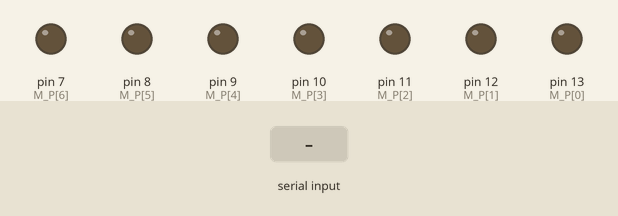
Bench run of a sketch on a simulated Arduino Uno, built with avr-gcc and run on an emulated ATmega328P. On the bench: output pins drawn as LEDs (lit = HIGH). Inputs (shaded band) come from the test bench. What the sketch prints to the serial monitor is not drawn.

Above: at 1.2 s.
1.3 s: "1" received over Serial
At 2.5 s:
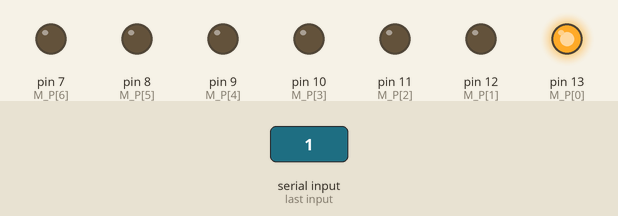
2.8 s: "2" received over Serial
At 3.7 s:
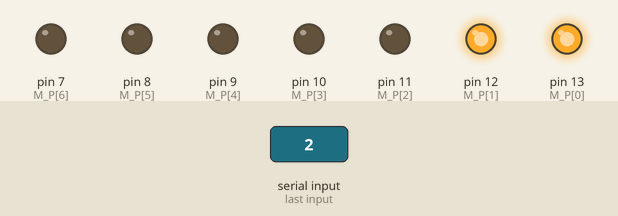
4.3 s: "3" received over Serial
At 4.8 s:
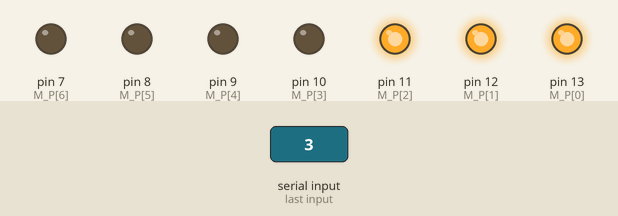
5.8 s: "4" received over Serial
At 7.0 s:
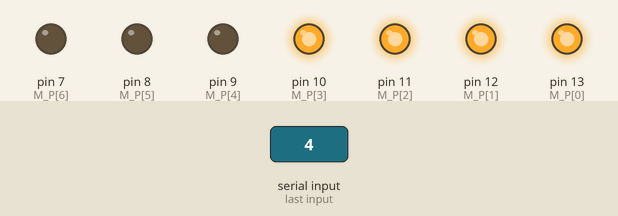
7.3 s: "5" received over Serial
At 8.3 s:
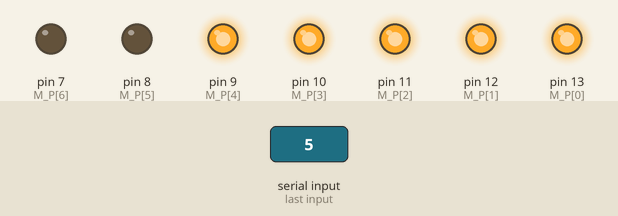
8.8 s: "0" received over Serial
At 9.5 s:
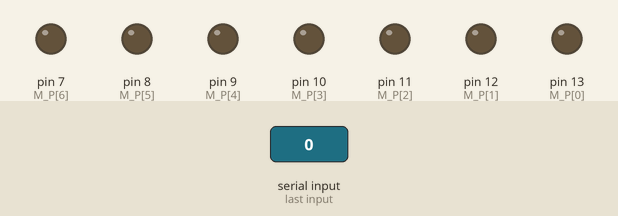
Timing chart, 0 to 11.3 s (numbered marks = the images above; inputs shaded):
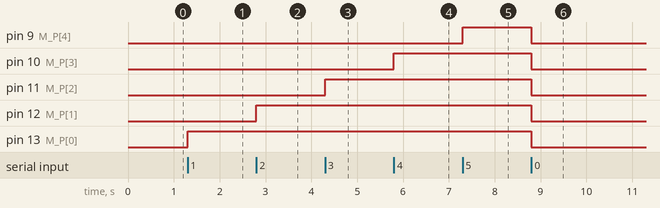

Measured:
- after the input at 1.3 s, pin 13 (M_P[0]): LOW → HIGH at once
- after the input at 2.8 s, pin 12 (M_P[1]): LOW → HIGH at once
- after the input at 4.3 s, pin 11 (M_P[2]): LOW → HIGH at once
- after the input at 5.8 s, pin 10 (M_P[3]): LOW → HIGH at once
- after the input at 7.3 s, pin 9 (M_P[4]): LOW → HIGH at once
- after the input at 8.8 s, pin 9 (M_P[4]), pin 10 (M_P[3]), pin 11 (M_P[2]), pin 12 (M_P[1]), pin 13 (M_P[0]): HIGH → LOW at once

The sketch:

relay_control.ino
```cpp
int M_P[7] = {13,12,11,10,9,8,7};
boolean loadopen[5] = {false,false,false,false,false};
char cmd;
void setup()
{
  // define the PIN as OUTPUT
  for(int i = 0;i<7;i++){
    pinMode(M_P[i],OUTPUT);
  }

  // set baud rate 9600
  Serial.begin(9600);
}

void loop()
{
  while (Serial.available()) //connected
  {
      cmd = Serial.read();

      switch(cmd){
        case '0' :
          for(int i = 0; i<5; i++){
            digitalWrite(M_P[i],0);
            loadopen[i] = false;
          }
          Serial.print("2");
          break;
        case '1' :
          if(loadopen[cmd-49] == false){
            loadopen[cmd-49] = true;
            digitalWrite(M_P[cmd-49],1);
            Serial.print("1");
          }else if(loadopen[cmd-49] == true){
            loadopen[cmd-49] = false;
            digitalWrite(M_P[cmd-49],0);
            Serial.print("0");
          }
          break;
        case '2' :
          if(loadopen[cmd-49] == false){
            loadopen[cmd-49] = true;
            digitalWrite(M_P[cmd-49],1);
            Serial.print("1");
          }else if(loadopen[cmd-49] == true){
            loadopen[cmd-49] = false;
            digitalWrite(M_P[cmd-49],0);
            Serial.print("0");
          }
          break;
        case '3' :
          if(loadopen[cmd-49] == false){
            loadopen[cmd-49] = true;
            digitalWrite(M_P[cmd-49],1);
            Serial.print("1");
          }else if(loadopen[cmd-49] == true){
            loadopen[cmd-49] = false;
            digitalWrite(M_P[cmd-49],0);
            Serial.print("0");
          }
          break;
        case '4' :
          if(loadopen[cmd-49] == false){
            loadopen[cmd-49] = true;
            digitalWrite(M_P[cmd-49],1);
            Serial.print("1");
          }else if(loadopen[cmd-49] == true){
            loadopen[cmd-49] = false;
            digitalWrite(M_P[cmd-49],0);
            Serial.print("0");
          }
          break;
        case '5' :
          if(loadopen[cmd-49] == false){
            loadopen[cmd-49] = true;
            digitalWrite(M_P[cmd-49],1);
            Serial.print("1");
          }else if(loadopen[cmd-49] == true){
            loadopen[cmd-49] = false;
            digitalWrite(M_P[cmd-49],0);
            Serial.print("0");
          }
          break;
      }
  }
}
```
